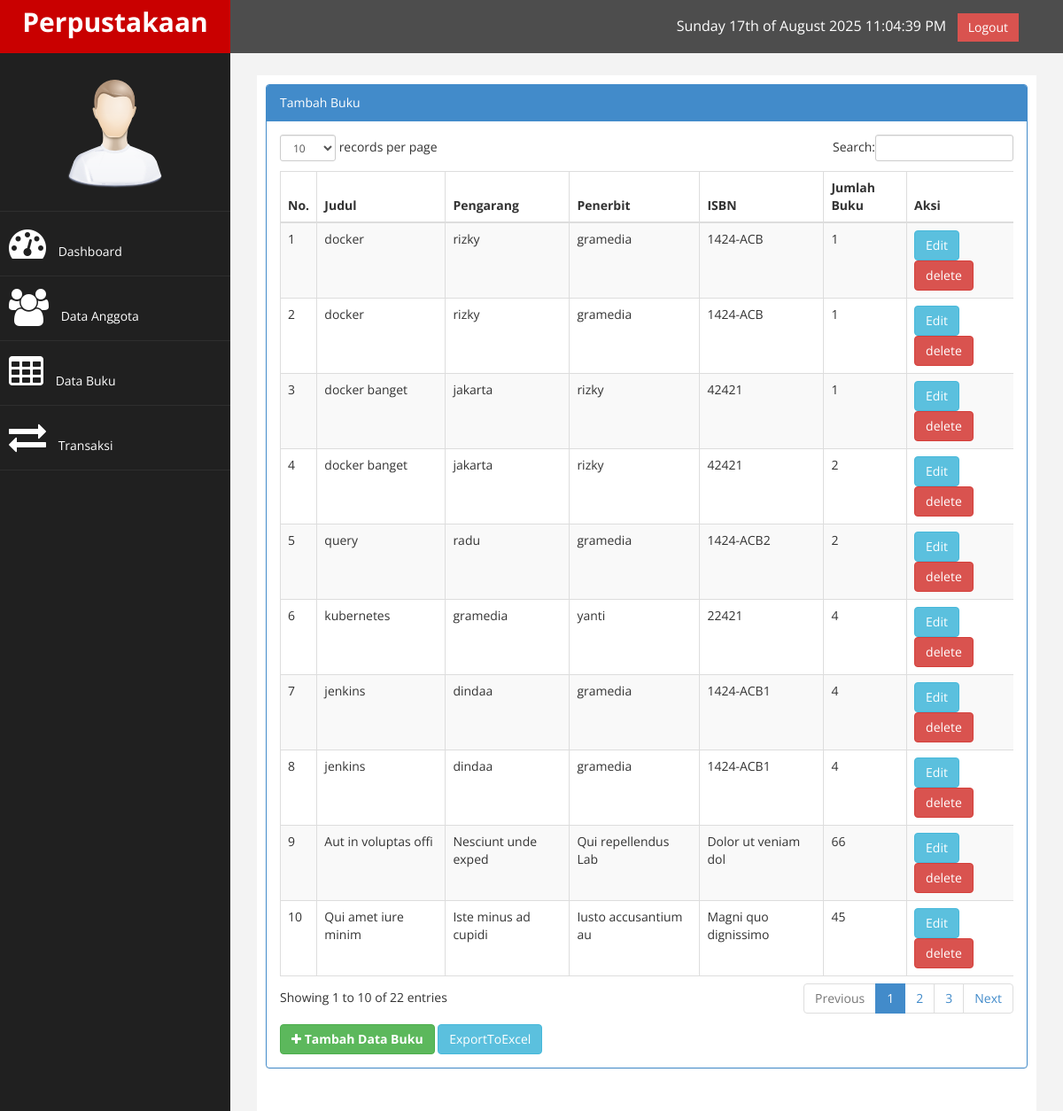
The app's page /index.php?page=buku (signed in) with its own data.
### tables this page shows
CREATE TABLE `tb_buku` (
  `id` int(11) NOT NULL,
  `judul` varchar(125) NOT NULL,
  `pengarang` varchar(125) NOT NULL,
  `penerbit` varchar(125) NOT NULL,
  `tahun_terbit` varchar(4) NOT NULL,
  `isbn` varchar(25) NOT NULL,
  `jumlah_buku` int(3) NOT NULL,
  `lokasi` enum('rak1','rak2','rak3') NOT NULL,
  `tgl_input` date NOT NULL
);

### page/buku/buku.php (the view)
<div class="row">
                <div class="col-md-12">
                    <div class="panel panel-primary">
                        <div class="panel-heading">
                             Tambah Buku
                        </div>
                        <div class="panel-body">
                            <div class="table-responsive">
                                <table class="table table-striped table-bordered table-hover" id="dataTables-example">
                                    <thead>
                                        <tr>
                                            <th>No.</th>
                                            <th>Judul</th>
                                            <th>Pengarang</th>
                                            <th>Penerbit</th>
                                            <th>ISBN</th>
                                            <th>Jumlah Buku</th>
                                            <th>Aksi</th>
                                        </tr>
                                    </thead>
                                    <tbody>
                                        <?php
                                            $sql = $conn->query("SELECT * FROM tb_buku");
                                            $books = mysqli_fetch_all($sql, MYSQLI_ASSOC);
                                            $no = 1;
                                        ?>
                                            <?php foreach ($books as $book) :?>
                                            <tr>
                                                <td><?= $no++ ?></td>
                                                <td><?= $book['judul'];?></td>
                                                <td><?= $book['pengarang'];?></td>
                                                <td><?= $book['penerbit'];?></td>
                                                <td><?= $book['isbn'];?></td>
                                                <td><?= $book['jumlah_buku'];?></td>
                                                <td> <a class="btn btn-info" href="?page=buku&aksi=edit&id=<?php echo $book['id']; ?>">Edit</a> <a onclick="return confirm('anda yakin ingin menghapusnya?')" class="btn btn-danger" href="?page=buku&aksi=hapus&id=<?php echo $book['id']; ?>">delete</a></td>
                                            </tr>
                                            <?php endforeach;?>
                                    </tbody>
                                </table>
                                </div>
                                <a href="?page=buku&aksi=tambah" class="btn btn-success" style="margin-top:5px; font-weight:bold"> <i class="fa fa-plus"></i> Tambah Data Buku</a>
                                <a href="./laporan/laporan_buku_excel.php" class="btn btn-info" style="margin-top:5px;">ExportToExcel</a>
                            </div>
                        </div>
                    </div>

### assets/css/custom.css (style rules this page uses)
body { font-family: 'Open Sans', sans-serif; }

### records on screen
tb_buku: judul "docker", pengarang "rizky", penerbit "gramedia", isbn "1424-ACB", jumlah_buku "1"
tb_buku: judul "docker", pengarang "rizky", penerbit "gramedia", isbn "1424-ACB", jumlah_buku "1"
tb_buku: judul "docker banget", pengarang "jakarta", penerbit "rizky", isbn "42421", jumlah_buku "1"
tb_buku: judul "docker banget", pengarang "jakarta", penerbit "rizky", isbn "42421", jumlah_buku "2"
tb_buku: judul "query", pengarang "radu", penerbit "gramedia", isbn "1424-ACB2", jumlah_buku "2"
tb_buku: judul "kubernetes", pengarang "gramedia", penerbit "yanti", isbn "22421", jumlah_buku "4"
tb_buku: judul "jenkins", pengarang "dindaa", penerbit "gramedia", isbn "1424-ACB1", jumlah_buku "4"
tb_buku: judul "jenkins", pengarang "dindaa", penerbit "gramedia", isbn "1424-ACB1", jumlah_buku "4"
tb_buku: judul "Aut in voluptas offi", pengarang "Nesciunt unde exped", penerbit "Qui repellendus Lab", isbn "Dolor ut veniam dol", jumlah_buku "66"
tb_buku: judul "Qui amet iure minim", pengarang "Iste minus ad cupidi", penerbit "Iusto accusantium au", isbn "Magni quo dignissimo", jumlah_buku "45"
